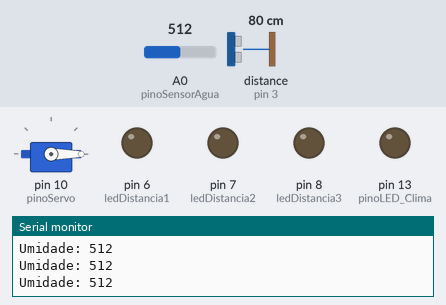
Simulated run of this sketch. Board: Arduino Uno, built with avr-gcc and run on an emulated ATmega328P. Shown: servo, output pins drawn as LEDs (lit = HIGH), the last lines printed to the serial monitor. Wiring (inferred from the names in the program): ultrasonic range finder: trigger pin 2; echo pin 3. Inputs (shaded band) come from the test bench; at power-on: A0 (pinoSensorAgua) = 512, distance to the obstacle (sensor on pin 3) 80 cm. The echo pulse lasts 58.3 µs per cm; pins used as bus, display or sensor lines are not drawn.

Above: at 1.3 s.
1.4 s: A0 (pinoSensorAgua) set to 262
2.9 s: A0 (pinoSensorAgua) set to 236
At 4.1 s:
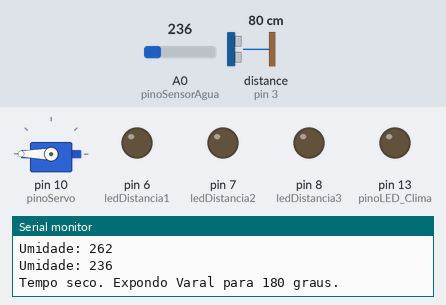
4.4 s: distance to the obstacle (sensor on pin 3) set to 22 cm
7.4 s: distance to the obstacle (sensor on pin 3) set to 18 cm
At 8.6 s:
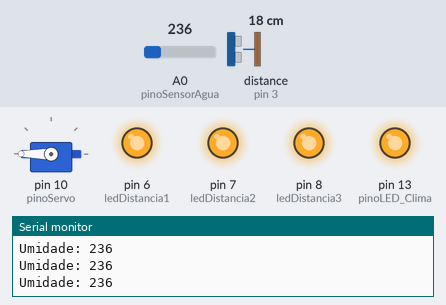
8.9 s: A0 (pinoSensorAgua) set to 260
At 9.6 s:
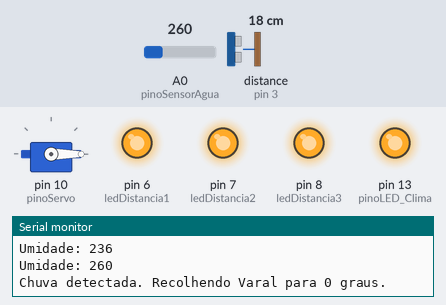
10.4 s: A0 (pinoSensorAgua) set to 240
At 13.3 s:
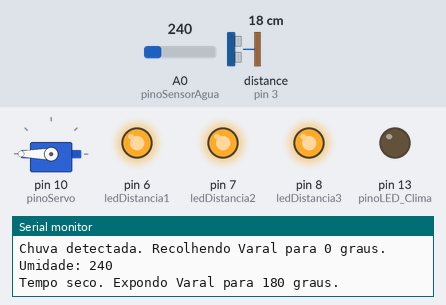
Timing chart, 0 to 16.5 s (numbered marks = the images above; inputs shaded):
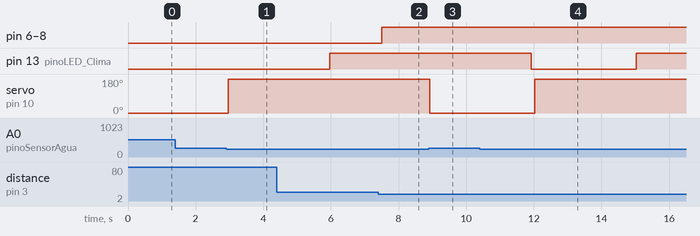

The sketch:

varal.ino
```cpp
#include <Servo.h>

// ----------------------------------------
// 1. PINOS DO SISTEMA VARAL/CLIMA
// ----------------------------------------
const int pinoSensorAgua = A0;      // Sensor de Umidade/Água
const int pinoServo = 10;           // Servo Motor (VARAL AUTOMÁTICO)
const int pinoLED_Clima = 13;       // LED de Status (Indica Varal Exposto/Recolhido)
const int pinoSensorTemperatura = A1; // Sensor de Temperatura (Mantido, mas não usado na lógica)

// --- Criação de Objetos e Constantes do Varal/Clima ---
Servo meuServo;
// O estado inicial lógico é 'recolhido' (true), correspondente a 0 graus.
bool varalEstaRecolhido = true;

// Constantes de calibração
const int LIMITE_AGUA = 250;

// POSIÇÕES FINAIS (0°, 180°)
const int VARAL_RECOLHIDO_0 = 0;   // Posição Final quando MOLHADO
const int VARAL_EXPOSTO_180 = 180;  // Posição Final quando SECO

// Tempo de giro para a simulação do movimento
const long TEMPO_GIRO_COMPLETO_MS = 3000;

// ----------------------------------------
// 2. PINOS DO SISTEMA DISTÂNCIA/ILUMINAÇÃO
// ----------------------------------------
const int trigPin = 2; // Trigger (HC-SR04)
const int echoPin = 3; // Echo (HC-SR04)

// Pinos dos LEDs de Iluminação (Distância)
const int ledDistancia1 = 6;
const int ledDistancia2 = 7;
const int ledDistancia3 = 8;

// Constante de Distância CRÍTICA (em cm)
const int DISTANCIA_LIMITE = 20; // Limite para acender as luzes

// --------------------------------------------------------------------------------

// FUNÇÃO PARA O SISTEMA DE DISTÂNCIA
long lerDistancia() {
  // Gera um pulso no pino Trigger
  digitalWrite(trigPin, LOW);
  delayMicroseconds(2);
  digitalWrite(trigPin, HIGH);
  delayMicroseconds(10);
  digitalWrite(trigPin, LOW);

  // Mede a duração do pulso de retorno
  long duracao = pulseIn(echoPin, HIGH);
  // Converte o tempo de duração em distância (cm)
  long distancia = duracao * 0.034 / 2;
  return distancia;
}

void controlarDistancia() {
  long distanciaAtual = lerDistancia();

  // LÓGICA DE ILUMINAÇÃO: Acende os LEDs se a distância for crítica
  if (distanciaAtual < DISTANCIA_LIMITE && distanciaAtual > 0) {
    digitalWrite(ledDistancia1, HIGH);
    digitalWrite(ledDistancia2, HIGH);
    digitalWrite(ledDistancia3, HIGH);
  } else {
    digitalWrite(ledDistancia1, LOW);
    digitalWrite(ledDistancia2, LOW);
    digitalWrite(ledDistancia3, LOW);
  }
}

// --------------------------------------------------------------------------------

void setup() {
  // CONFIGURAÇÃO DO SISTEMA VARAL/CLIMA
  pinMode(pinoLED_Clima, OUTPUT);

  // No início, se o varal está logicamente recolhido, movemos o servo para 0° e o desligamos.
  meuServo.attach(pinoServo);
  meuServo.write(VARAL_RECOLHIDO_0);
  delay(100);
  meuServo.detach();

  // CONFIGURAÇÃO DO SISTEMA DE DISTÂNCIA/ILUMINAÇÃO
  pinMode(trigPin, OUTPUT);
  pinMode(echoPin, INPUT);
  pinMode(ledDistancia1, OUTPUT);
  pinMode(ledDistancia2, OUTPUT);
  pinMode(ledDistancia3, OUTPUT);

  Serial.begin(9600);
  Serial.println(">>> Automação Residencial Integrada - Varal e Iluminação <<<");
}

// --------------------------------------------------------------------------------

void loop() {
  // 1. EXECUTA O SISTEMA VARAL/CLIMA (Lógica de Umidade)
  int valorUmidade = analogRead(pinoSensorAgua);
  Serial.print("Umidade: ");
  Serial.println(valorUmidade);

  // CONDIÇÃO 1: MOLHADO (valorUmidade > 250) -> RECOLHER VARAL (0°)
  // Move APENAS se estiver MOLHADO E o varal estiver EXPOSTO (!varalEstaRecolhido)
  if (valorUmidade > LIMITE_AGUA && !varalEstaRecolhido) {
    Serial.println("Chuva detectada. Recolhendo Varal para 0 graus.");

    // 1. ANEXA o servo para ativar o movimento
    meuServo.attach(pinoServo);

    // 2. Gira para a posição de Recolhido (0°)
    meuServo.write(VARAL_RECOLHIDO_0);
    delay(TEMPO_GIRO_COMPLETO_MS);

    // 3. DESANEXA o servo para PARAR O SINAL e evitar oscilação, mantendo 0°
    meuServo.detach();

    // 4. Atualiza o status e LED
    digitalWrite(pinoLED_Clima, LOW); // LED desligado = Recolhido/Seguro
    varalEstaRecolhido = true;
  }

  // CONDIÇÃO 2: SECO (valorUmidade <= 250) -> EXPOR VARAL (180°)
  // Move APENAS se estiver SECO E o varal estiver RECOLHIDO (varalEstaRecolhido)
  else if (valorUmidade <= LIMITE_AGUA && varalEstaRecolhido) {
    Serial.println("Tempo seco. Expondo Varal para 180 graus.");

    // 1. ANEXA o servo para ativar o movimento
    meuServo.attach(pinoServo);

    // 2. Gira para a posição de Exposto (180°)
    meuServo.write(VARAL_EXPOSTO_180);
    delay(TEMPO_GIRO_COMPLETO_MS);

    // 3. DESANEXA o servo para PARAR O SINAL e evitar oscilação, mantendo 180°
    meuServo.detach();

    // 4. Atualiza o status e LED
    digitalWrite(pinoLED_Clima, HIGH); // LED ligado = Exposto/Secando
    varalEstaRecolhido = false;
  }

  // 2. EXECUTA O SISTEMA DE DISTÂNCIA/ILUMINAÇÃO
  controlarDistancia();

  // Pequeno atraso para estabilidade
  delay(100);
}
```

Measured:
- the behaviour switches between 251 and 250 on A0 (pinoSensorAgua) (found by bisection; images 0 and 1)
- the behaviour switches between 21 and 20 cm on distance to the obstacle (sensor on pin 3) (found by bisection; images 1 and 2)
- after the input at 2.9 s, servo on pin 10 (pinoServo): 0° → 180° after 0.07 s
- after the input at 7.4 s, pin 6 (ledDistancia1), pin 7 (ledDistancia2), pin 8 (ledDistancia3): LOW → HIGH after 0.10 s
- after the input at 8.9 s, servo on pin 10 (pinoServo): 180° → 0° at once
- after the input at 10.4 s, servo on pin 10 (pinoServo): 0° → 180° after 1.6 s
